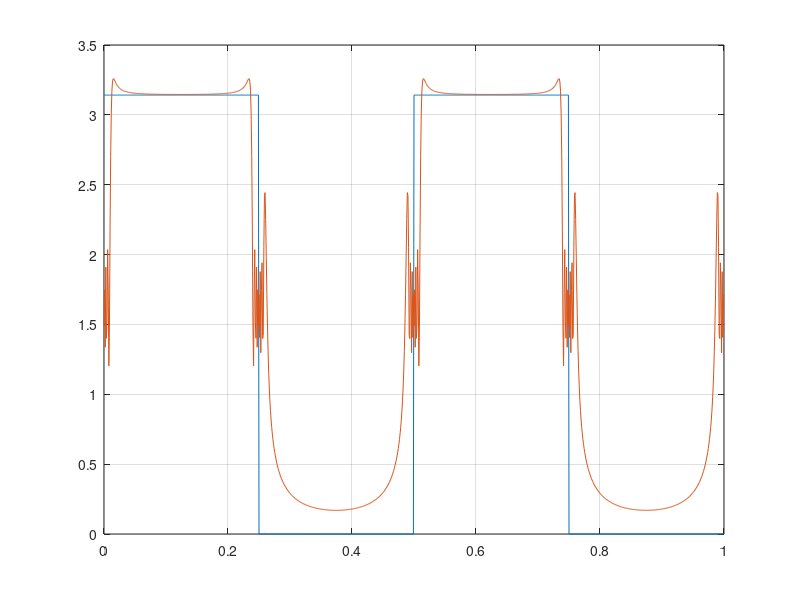
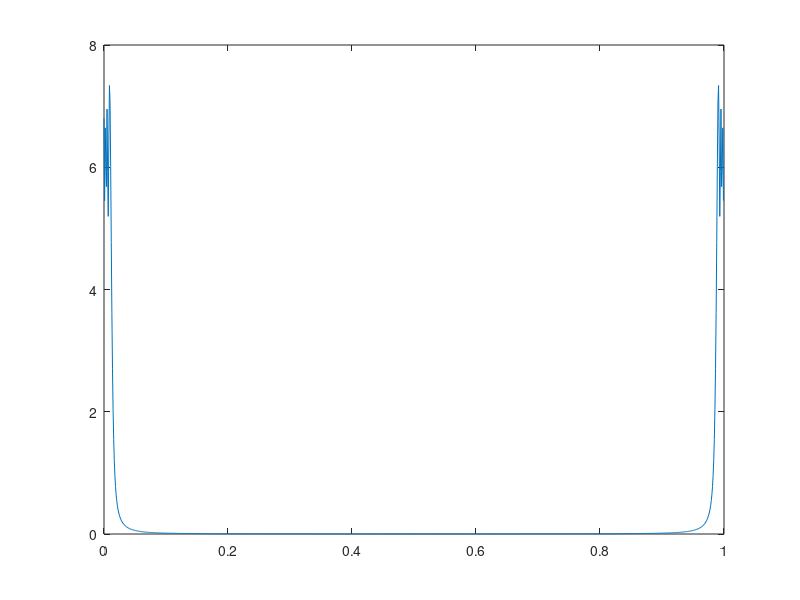
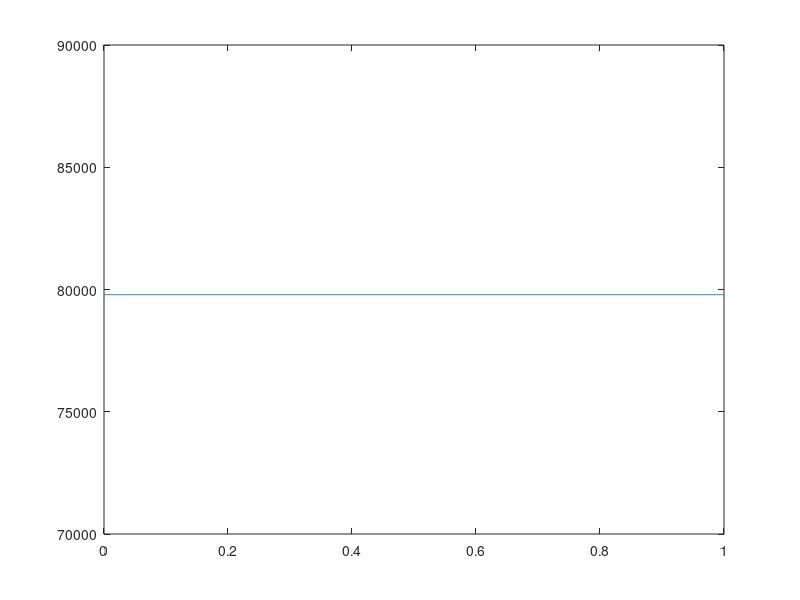

The MATLAB script that drew these images, in order:
T = 1;

fs = 1024;

t = linspace(0, T-1/fs, fs);



% y = zeros(size(t));
% 
% y(30:60) = 1;

c1=[1 -1 1 -1];

Npoint=size(t,2)/4;

c2 = ones(Npoint,1).';

c3 = kron(c1,c2);

c4= (c3+1).*(pi/2);

y=c4;

plot(t, y); grid on;

N = length(t);

fmax = N .* fs;

yf = 1/sqrt(N) .* fft(fftshift(y));

f = linspace(-fmax/2, fmax/2-fs, length(t));

k = 4e10;

yf_new = yf .* exp(-1j .* pi .* f.^2 ./k);

y_new = ifft(fftshift(sqrt(N) .* yf_new));

hold on;
plot(t, abs(y_new));

%% 

a =  exp(-1j .* pi .* f.^2 ./k);

at = ifft(fftshift(sqrt(N) .* a));


bt = exp(-(k .* t.^2)./(4 .* 1j .* pi))./(sqrt(1j/k) .* sqrt(2.*pi));
% 
% btn = conv(bt, y, 'same');

figure; plot(t, abs(at)); % hold on; %plot(t, abs(bt)); hold on; plot(t, abs(btn));
figure; plot(t, abs(bt))

